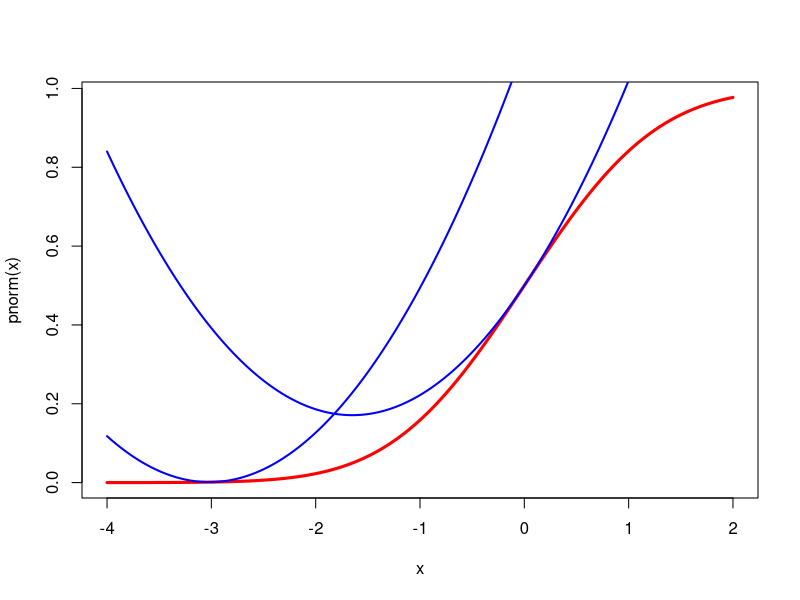
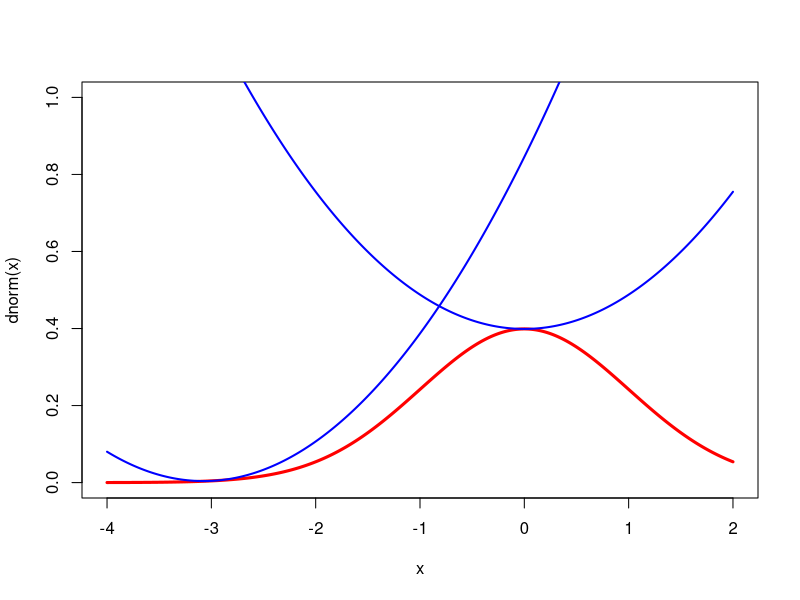

Reproduce these figures in R, in order.
x <- seq(-4, 2, by = .01)
png("pnorm.png")
plot (x, pnorm (x), type = "l", col = "RED", lwd = 3)
y3 <- pnorm (-3)+ dnorm(-3) * (x + 3)+0.5*dnorm(1) * ((x+3) ^ 2)
y0 <- pnorm (0) + dnorm (0) * x + 0.5 * dnorm(1) * (x ^ 2)
lines (x, y3, col = "BLUE", lwd = 2)
lines (x, y0, col = "BLUE", lwd = 2)
dev.off()

png("dnorm.png")
plot (x, dnorm (x), type = "l", ylim = c(0, 1), col = "RED", lwd = 3)
y3 <- dnorm (-3) + 3 * dnorm(-3) * (x + 3)+ dnorm (sqrt (3)) * ((x+3) ^ 2)
y0 <- dnorm (0) + dnorm (sqrt (3))* (x ^ 2)
lines (x, y3, col = "BLUE", lwd = 2)
lines (x, y0, col = "BLUE", lwd = 2)
dev.off()